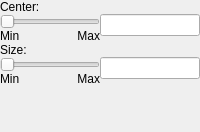
             <widget class="QWidget" name="tab_2">
              <attribute name="title">
               <string>X</string>
              </attribute>
              <layout class="QVBoxLayout" name="verticalLayout_4">
               <property name="spacing">
                <number>0</number>
               </property>
               <property name="sizeConstraint">
                <enum>QLayout::SetMinimumSize</enum>
               </property>
               <property name="leftMargin">
                <number>0</number>
               </property>
               <property name="topMargin">
                <number>0</number>
               </property>
               <property name="rightMargin">
                <number>0</number>
               </property>
               <property name="bottomMargin">
                <number>0</number>
               </property>
               <item>
                <layout class="QVBoxLayout" name="verticalLayout_10">
                 <property name="spacing">
                  <number>0</number>
                 </property>
                 <property name="sizeConstraint">
                  <enum>QLayout::SetMinimumSize</enum>
                 </property>
                 <item>
                  <widget class="QLabel" name="label_26">
                   <property name="text">
                    <string>Center:</string>
                   </property>
                   <property name="alignment">
                    <set>Qt::AlignLeading|Qt::AlignLeft|Qt::AlignVCenter</set>
                   </property>
                  </widget>
                 </item>
                 <item>
                  <layout class="QHBoxLayout" name="horizontalLayout_20">
                   <property name="spacing">
                    <number>0</number>
                   </property>
                   <item>
                    <layout class="QVBoxLayout" name="verticalLayout_16">
                     <property name="spacing">
                      <number>0</number>
                     </property>
                     <item>
                      <widget class="QSlider" name="centerXSlider">
                       <property name="orientation">
                        <enum>Qt::Horizontal</enum>
                       </property>
                      </widget>
                     </item>
                     <item>
                      <layout class="QHBoxLayout" name="horizontalLayout_30">
                       <property name="spacing">
                        <number>0</number>
                       </property>
                       <item>
                        <widget class="QLabel" name="centerXMinLabel">
                         <property name="text">
                          <string>Min</string>
                         </property>
                        </widget>
                       </item>
                       <item>
                        <widget class="QLabel" name="centerXMaxLabel">
                         <property name="text">
                          <string>Max</string>
                         </property>
                         <property name="alignment">
                          <set>Qt::AlignRight|Qt::AlignTrailing|Qt::AlignVCenter</set>
                         </property>
                        </widget>
                       </item>
                      </layout>
                     </item>
                    </layout>
                   </item>
                   <item>
                    <layout class="QVBoxLayout" name="verticalLayout_54">
                     <property name="spacing">
                      <number>0</number>
                     </property>
                     <item>
                      <widget class="QLineEdit" name="centerXEdit">
                       <property name="sizePolicy">
                        <sizepolicy hsizetype="Minimum" vsizetype="Fixed">
                         <horstretch>0</horstretch>
                         <verstretch>0</verstretch>
                        </sizepolicy>
                       </property>
                       <property name="minimumSize">
                        <size>
                         <width>100</width>
                         <height>0</height>
                        </size>
                       </property>
                       <property name="maximumSize">
                        <size>
                         <width>100</width>
                         <height>16777215</height>
                        </size>
                       </property>
                       <property name="alignment">
                        <set>Qt::AlignCenter</set>
                       </property>
                      </widget>
                     </item>
                     <item>
                      <spacer name="verticalSpacer_59">
                       <property name="orientation">
                        <enum>Qt::Vertical</enum>
                       </property>
                       <property name="sizeType">
                        <enum>QSizePolicy::MinimumExpanding</enum>
                       </property>
                       <property name="sizeHint" stdset="0">
                        <size>
                         <width>20</width>
                         <height>5</height>
                        </size>
                       </property>
                      </spacer>
                     </item>
                    </layout>
                   </item>
                  </layout>
                 </item>
                </layout>
               </item>
               <item>
                <layout class="QVBoxLayout" name="verticalLayout_11">
                 <property name="spacing">
                  <number>0</number>
                 </property>
                 <property name="sizeConstraint">
                  <enum>QLayout::SetMinimumSize</enum>
                 </property>
                 <item>
                  <widget class="QLabel" name="label_27">
                   <property name="text">
                    <string>Size:</string>
                   </property>
                   <property name="alignment">
                    <set>Qt::AlignLeading|Qt::AlignLeft|Qt::AlignVCenter</set>
                   </property>
                  </widget>
                 </item>
                 <item>
                  <layout class="QHBoxLayout" name="horizontalLayout_21">
                   <property name="spacing">
                    <number>0</number>
                   </property>
                   <item>
                    <layout class="QVBoxLayout" name="verticalLayout_17">
                     <property name="spacing">
                      <number>0</number>
                     </property>
                     <item>
                      <widget class="QSlider" name="sizeXSlider">
                       <property name="orientation">
                        <enum>Qt::Horizontal</enum>
                       </property>
                      </widget>
                     </item>
                     <item>
                      <layout class="QHBoxLayout" name="horizontalLayout_59">
                       <property name="spacing">
                        <number>0</number>
                       </property>
                       <item>
                        <widget class="QLabel" name="sizeXMinLabel">
                         <property name="text">
                          <string>Min</string>
                         </property>
                        </widget>
                       </item>
                       <item>
                        <widget class="QLabel" name="sizeXMaxLabel">
                         <property name="text">
                          <string>Max</string>
                         </property>
                         <property name="alignment">
                          <set>Qt::AlignRight|Qt::AlignTrailing|Qt::AlignVCenter</set>
                         </property>
                        </widget>
                       </item>
                      </layout>
                     </item>
                    </layout>
                   </item>
                   <item>
                    <layout class="QVBoxLayout" name="verticalLayout_93">
                     <property name="spacing">
                      <number>0</number>
                     </property>
                     <item>
                      <widget class="QLineEdit" name="sizeXEdit">
                       <property name="sizePolicy">
                        <sizepolicy hsizetype="Minimum" vsizetype="Fixed">
                         <horstretch>0</horstretch>
                         <verstretch>0</verstretch>
                        </sizepolicy>
                       </property>
                       <property name="minimumSize">
                        <size>
                         <width>100</width>
                         <height>0</height>
                        </size>
                       </property>
                       <property name="maximumSize">
                        <size>
                         <width>100</width>
                         <height>16777215</height>
                        </size>
                       </property>
                       <property name="alignment">
                        <set>Qt::AlignCenter</set>
                       </property>
                      </widget>
                     </item>
                     <item>
                      <spacer name="verticalSpacer_65">
                       <property name="orientation">
                        <enum>Qt::Vertical</enum>
                       </property>
                       <property name="sizeType">
                        <enum>QSizePolicy::MinimumExpanding</enum>
                       </property>
                       <property name="sizeHint" stdset="0">
                        <size>
                         <width>20</width>
                         <height>5</height>
                        </size>
                       </property>
                      </spacer>
                     </item>
                    </layout>
                   </item>
                  </layout>
                 </item>
                </layout>
               </item>
               <item>
                <spacer name="verticalSpacer">
                 <property name="orientation">
                  <enum>Qt::Vertical</enum>
                 </property>
                 <property name="sizeHint" stdset="0">
                  <size>
                   <width>20</width>
                   <height>46</height>
                  </size>
                 </property>
                </spacer>
               </item>
              </layout>
             </widget>
